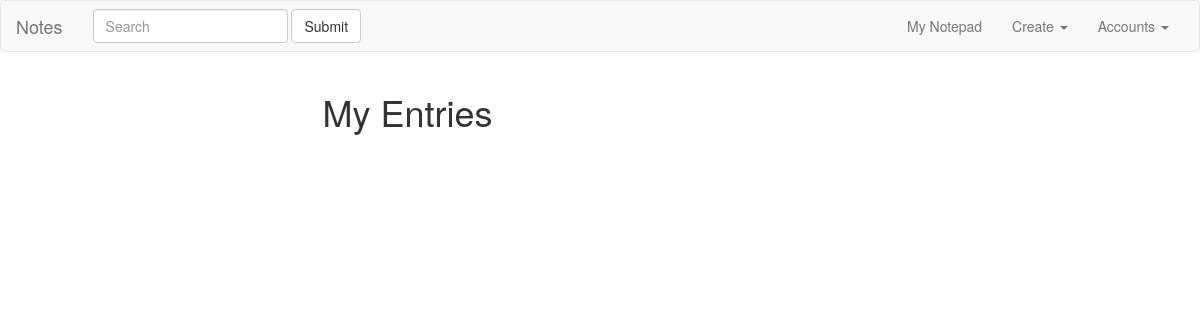
The page /entries/ (signed in) on the database as committed earlier.
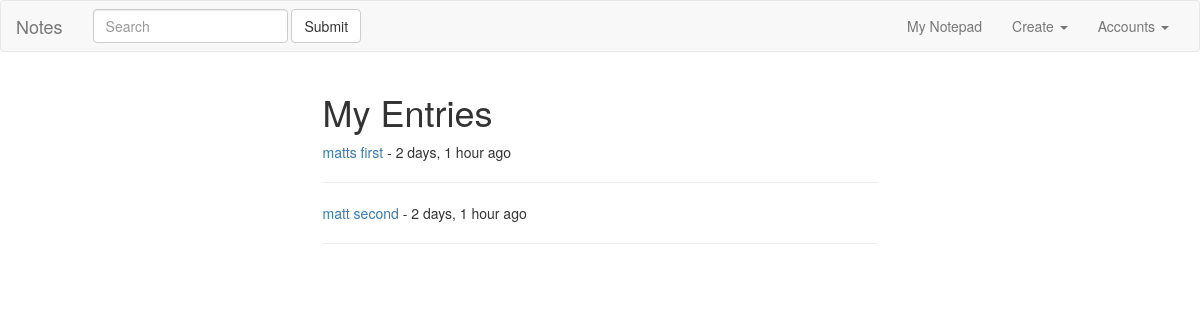
The same page on the database as committed later.
### notes/models.py (models this page shows, shortened)
class Entry(models.Model):
	user = models.ForeignKey(settings.AUTH_USER_MODEL)
	title = models.CharField(max_length=120)
	description = models.TextField()
	timestamp = models.DateTimeField(auto_now_add=True) #The moment it's created
	updated = models.DateTimeField(auto_now=True) #The moment its updated
	image = models.ImageField(null=True, blank=True)
	def get_absolute_url(self):
		return "/entries/{0}/".format(self.id)

### notes/views.py (the view)
@login_required
def entry_list(request):
	entries = Entry.objects.filter(user=request.user)
	query = request.GET.get("q")
	if query:
		entries = entries.filter(
					Q(title__icontains=query)|
					Q(description__icontains=query)
					).distinct()
	context = {
		'object_list': entries
	}
	return render(request, "notes/entries.html", context)

### notes/templates/notes/entries.html
{% extends 'base.html' %}
{% block content %}
<div class="container">
	<div class="row">
		<div class="col-sm-offset-3 col-sm-6">
			<h1>My Entries</h1>
			<table class="table">
					{% for object in object_list %}
					<p><a href="{{ object.get_absolute_url }}">{{ object.title }}</a> - {{ object.timestamp|timesince }} ago</p>
					<hr>
					{% endfor %}
			</table>
		</div>
	</div>
</div>
{% endblock content %}

Rows that differ between the two databases and show on the page:
added Entry: title "matts first", timestamp "2 days, 1 hour"
added Entry: title "matt second", timestamp "2 days, 1 hour"
